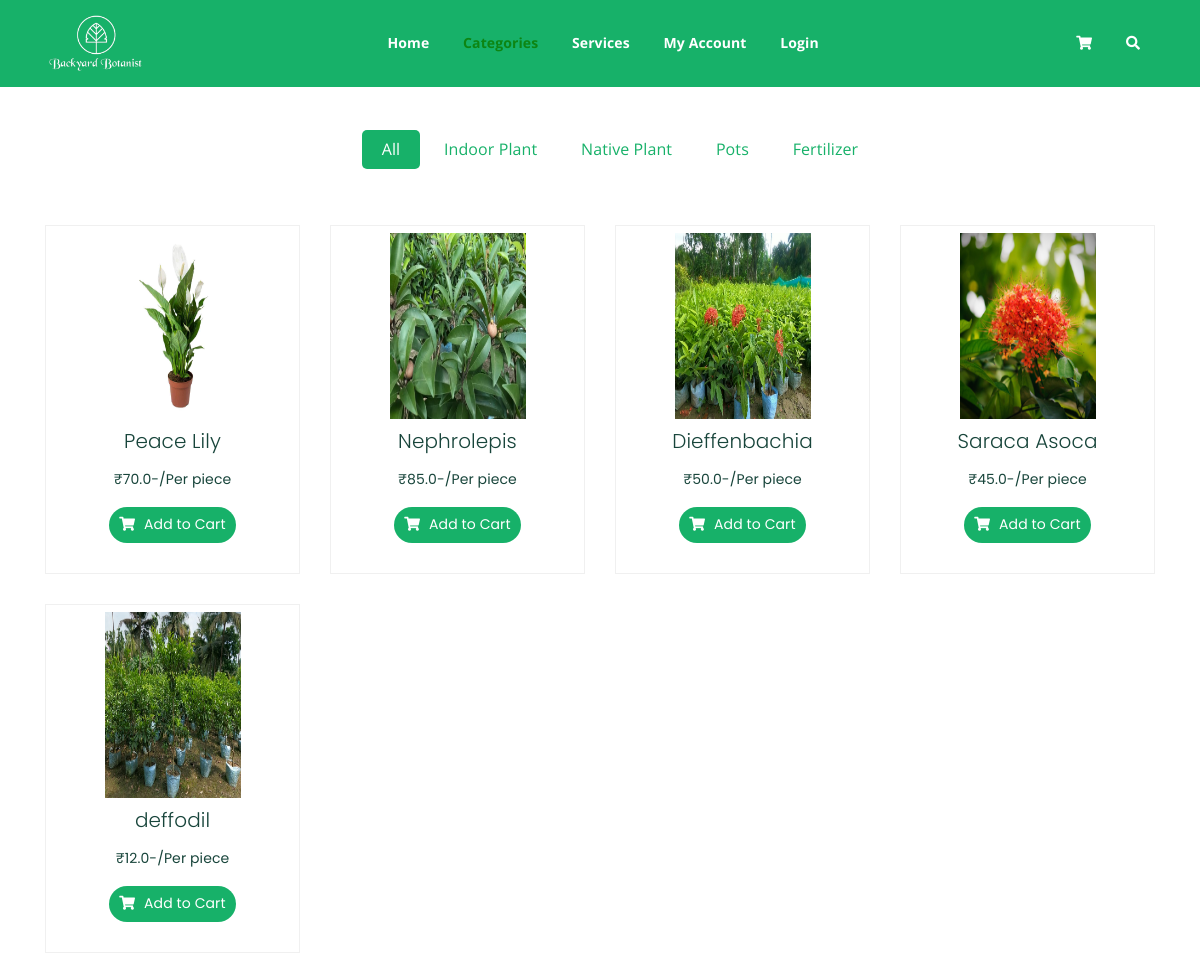
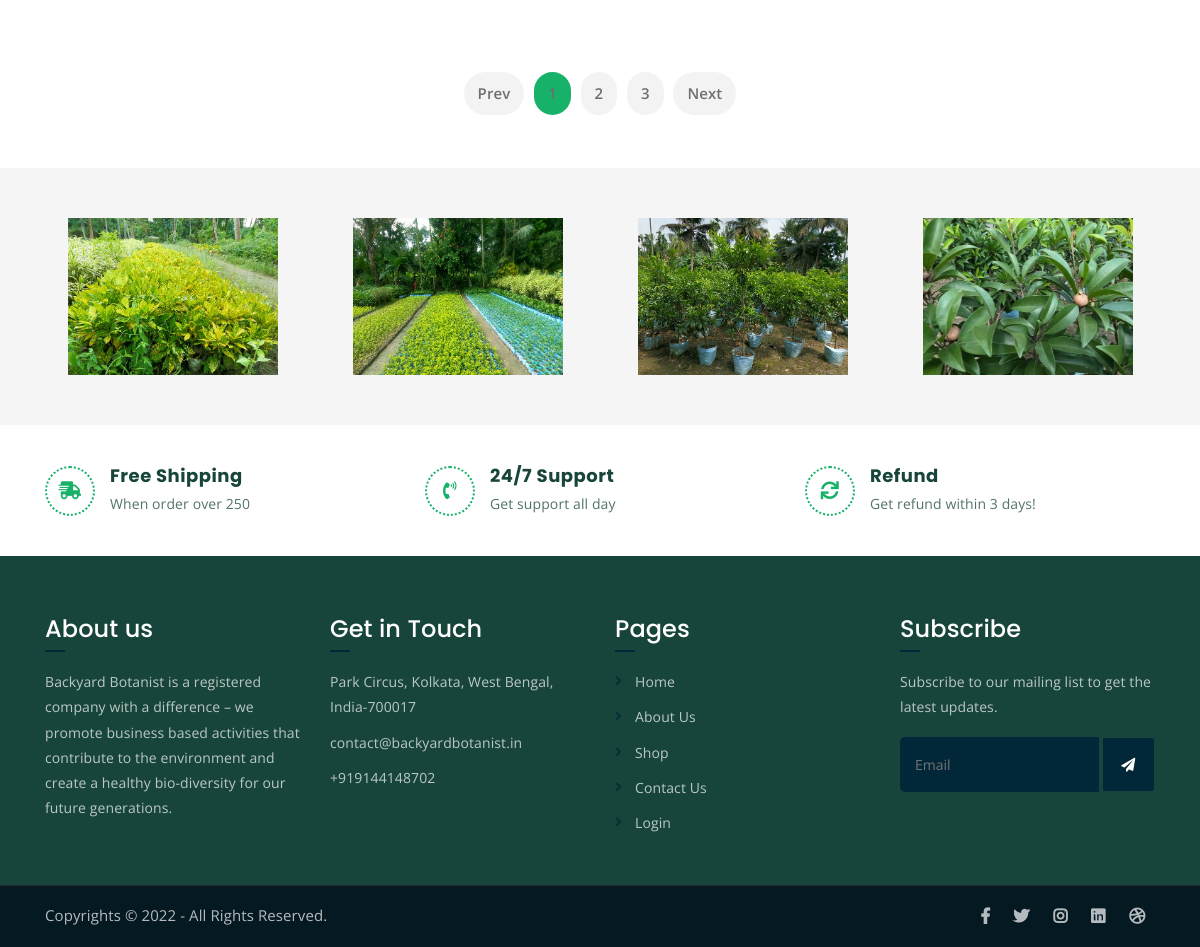
The app's page /shop/ with its own data (2 pictures, top to bottom).
### accounts/models.py (models this page shows, shortened)
class Product(models.Model):
    name=models.CharField(max_length=150)
    price=models.FloatField()
    Description=models.TextField()
    choices=(('Indoor Plant','indoor plant'),('Native plant','native plant'),('Pots','pots'),('Fertilizer','fertilizer'))
    image=models.ImageField()
    categories=models.CharField(max_length=200,choices=choices)
    relatedproduct=models.ManyToManyField('self',blank=True,null=True)

### accounts/views.py (the view)
# urls.py: path("shop/",views.shop),
def shop(request):
    flowers=Product.objects.all()
    return render(request,'shop.html',{'flowers':flowers})

### accounts/templates/shop.html (shortened to what this page needs)
{% load static %}
<!DOCTYPE html>
<html lang="en">
<head>
	<link rel="stylesheet" href="{% static 'assets/css/all.min.css' %}">
	<link rel="stylesheet" href="{% static 'assets/bootstrap/css/bootstrap.min.css' %}">
	<link rel="stylesheet" href="{% static 'assets/css/owl.carousel.css' %}">
	<link rel="stylesheet" href="{% static 'assets/css/magnific-popup.css' %}">
	<link rel="stylesheet" href="{% static 'assets/css/animate.css' %}">
	<link rel="stylesheet" href="{% static 'assets/css/meanmenu.min.css' %}">
	<link rel="stylesheet" href="{% static 'assets/css/main.css' %}">
	<link rel="stylesheet" href="{% static 'assets/css/responsive.css' %}">
</head>
<body>
	<div class="top-header-area shop-sticky" id="sticker">
		<div class="container">
			<div class="row">
				<div class="col-lg-12 col-sm-12 text-center">
					<div class="main-menu-wrap">
						<div class="site-logo">
							<a href="{%url 'home' %}">
								<img src="{%static 'assets/img/logo_sample.png'%}" alt="">
							</a>
						</div>
						<nav class="main-menu">
							<ul>
								<li><a href="{%url 'home' %}">Home</a></li>
								<li class="current-list-item"><a href="#">Categories</a>
								</li>
								<li><a href="/shop/">Services</a></li>
								<li><a href="/shop/">My Account</a></li>
								<li><a href="#">Login</a></li>
								<li>
									<div class="header-icons">
										<a class="shopping-cart" href="/cart"><i class="fas fa-shopping-cart"></i></a>
										<a class="mobile-hide search-bar-icon" href="#"><i class="fas fa-search"></i></a>
									</div>
								</li>
							</ul>
						</nav>
					</div>
				</div>
			</div>
		</div>
	</div>
	<div class="product-section mt-150">
		<div class="container">
            <div class="row justify-content-center">
    			<div class="col-md-10 mb-5 text-center prod">
    				<div class="product-category product-filters">
                        <ul>
                            <li class="active" data-filter="*">All</li>
                            <li data-filter=".strawberry">Indoor Plant</li>
                            <li data-filter=".berry">Native Plant</li>
                            <li data-filter=".lemon">Pots</li>
                            <li data-filter=".avocoda">Fertilizer</li>
                        </ul>
                    </div>
    			</div>
    		</div>
			<div class="row product-lists">
				{% for i in flowers %}
				<div class="col-lg-3 col-md-6 text-center strawberry">
					<div class="product">
						<div class="overlay img-prod">
							<a href="/singleproduct/{{i.id}}"><img src="{{i.image.url}}" alt="" height="200px" width="200px"></a>
						</div>
						<h3>{{i.name}}</h3>
						<p class="product-price">₹{{i.price}}-/Per piece </p>
						<a href="/singleproduct/{{i.id}}" class="cart-btn"><i class="fas fa-shopping-cart"></i> Add to Cart</a>
					</div>
				</div>
				{% endfor %}
			</div>
			<div class="row">
				<div class="col-lg-12 text-center">
					<div class="pagination-wrap">
						<ul>
							<li><a href="#">Prev</a></li>
							<li><a class="active" href="#">1</a></li>
							<li><a href="#">2</a></li>
							<li><a href="#">3</a></li>
							<li><a href="#">Next</a></li>
						</ul>
					</div>
				</div>
			</div>
		</div>
	</div>
	<div class="logo-carousel-section">
		<div class="container">
			<div class="row">
				<div class="col-lg-12">
					<div class="logo-carousel-inner">
						<div class="single-logo-item">
							<img src="assets/img/company-logos/7.jpg" alt="">
						</div>
						<div class="single-logo-item">
							<img src="assets/img/company-logos/6.jpg" alt="">
						</div>
						<div class="single-logo-item">
							<img src="assets/img/company-logos/8.jpg" alt="">
						</div>
						<div class="single-logo-item">
							<img src="assets/img/company-logos/9.jpg" alt="">
						</div>
					</div>
				</div>
			</div>
		</div>
	</div>
	<div class="list-section pt-80 pb-80">
		<div class="container">
			<div class="row">
				<div class="col-lg-4 col-md-6 mb-4 mb-lg-0">
					<div class="list-box d-flex align-items-center">
						<div class="list-icon">
							<i class="fas fa-shipping-fast"></i>
						</div>
						<div class="content">
							<h3>Free Shipping</h3>
							<p>When order over 250</p>
						</div>
					</div>
				</div>
				<div class="col-lg-4 col-md-6 mb-4 mb-lg-0">
					<div class="list-box d-flex align-items-center">
						<div class="list-icon">
							<i class="fas fa-phone-volume"></i>
						</div>
						<div class="content">
							<h3>24/7 Support</h3>
							<p>Get support all day</p>
						</div>
					</div>
				</div>
				<div class="col-lg-4 col-md-6">
					<div class="list-box d-flex justify-content-start align-items-center">
						<div class="list-icon">
							<i class="fas fa-sync"></i>
						</div>
						<div class="content">
							<h3>Refund</h3>
							<p>Get refund within 3 days!</p>
						</div>
					</div>
				</div>
			</div>
		</div>
	</div>
	<div class="footer-area">
		<div class="container">
			<div class="row">
				<div class="col-lg-3 col-md-6">
					<div class="footer-box about-widget">
						<h2 class="widget-title">About us</h2>
						<p>Backyard Botanist is a registered company with a difference – we promote business based activities that contribute to the environment and create a healthy bio-diversity for our future generations.</p>
					</div>
				</div>
				<div class="col-lg-3 col-md-6">
					<div class="footer-box get-in-touch">
						<h2 class="widget-title">Get in Touch</h2>
						<ul>
							<li>Park Circus, Kolkata, West Bengal, India-700017</li>
							<li>contact@backyardbotanist.in</li>
							<li>+919144148702</li>
						</ul>
					</div>
				</div>
				<div class="col-lg-3 col-md-6">
					<div class="footer-box pages">
						<h2 class="widget-title">Pages</h2>
						<ul>
							<li><a href="index.html">Home</a></li>
							<li><a href="#">About Us</a></li>
							<li><a href="/shop/">Shop</a></li>
							<li><a href="#">Contact Us</a></li>
							<li><a href="#">Login</a></li>
						</ul>
					</div>
				</div>
				<div class="col-lg-3 col-md-6">
					<div class="footer-box subscribe">
						<h2 class="widget-title">Subscribe</h2>
						<p>Subscribe to our mailing list to get the latest updates.</p>
						<form action="#.html">
							<input type="email" placeholder="Email">
							<button type="submit"><i class="fas fa-paper-plane"></i></button>
						</form>
					</div>
				</div>
			</div>
		</div>
	</div>
	<div class="copyright">
		<div class="container">
			<div class="row">
				<div class="col-lg-6 col-md-12">
					<p>Copyrights &copy; 2022 - All Rights Reserved.</p>
				</div>
				<div class="col-lg-6 text-right col-md-12">
					<div class="social-icons">
						<ul>
							<li><a href="#" target="_blank"><i class="fab fa-facebook-f"></i></a></li>
							<li><a href="#" target="_blank"><i class="fab fa-twitter"></i></a></li>
							<li><a href="#" target="_blank"><i class="fab fa-instagram"></i></a></li>
							<li><a href="#" target="_blank"><i class="fab fa-linkedin"></i></a></li>
							<li><a href="#" target="_blank"><i class="fab fa-dribbble"></i></a></li>
						</ul>
					</div>
				</div>
			</div>
		</div>
	</div>
</body>
</html>

### records on screen
Product: image (picture), name "Peace Lily", price "70.0"
Product: image (picture), name "Nephrolepis", price "85.0"
Product: image (picture), name "Dieffenbachia", price "50.0"
Product: image (picture), name "Saraca Asoca", price "45.0"
Product: image (picture), name "deffodil", price "12.0"
